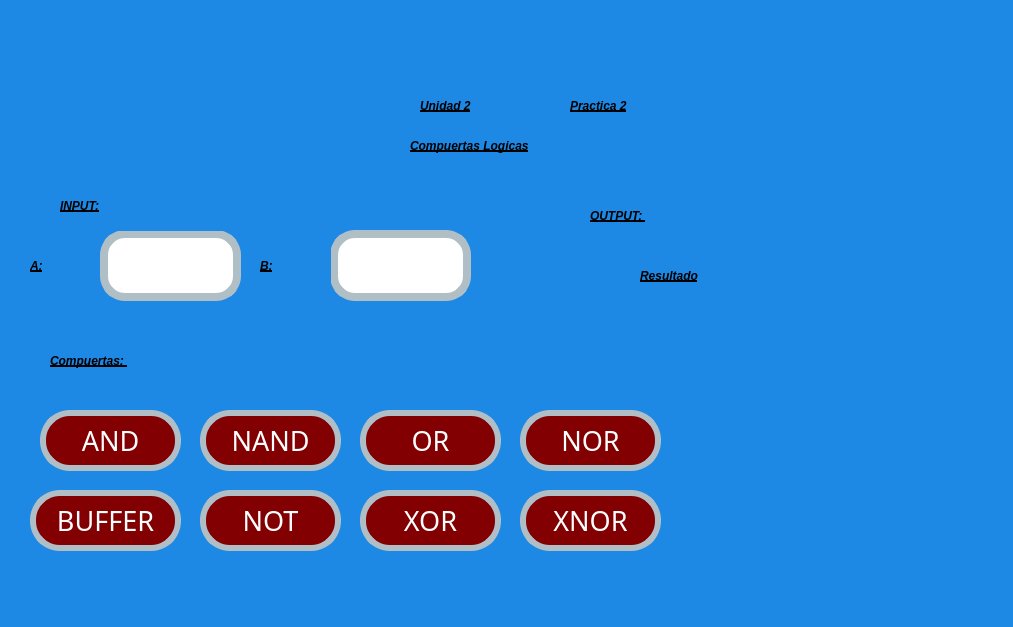
<?xml version="1.0" encoding="UTF-8"?>
<ui version="4.0">
 <class>MainWindow</class>
 <widget class="QMainWindow" name="MainWindow">
  <property name="geometry">
   <rect>
    <x>0</x>
    <y>0</y>
    <width>1013</width>
    <height>627</height>
   </rect>
  </property>
  <property name="windowTitle">
   <string>MainWindow</string>
  </property>
  <property name="styleSheet">
   <string notr="true">background-color: #1E88E5 </string>
  </property>
  <widget class="QWidget" name="centralwidget">
   <widget class="QLineEdit" name="lineEdit_A">
    <property name="geometry">
     <rect>
      <x>100</x>
      <y>230</y>
      <width>141</width>
      <height>71</height>
     </rect>
    </property>
    <property name="styleSheet">
     <string notr="true">background-color:rgb(255, 255, 255);
color:rgb(0, 0, 0);
border-radius:25px;
border:8px solid #B0BEC5;
font: 75 16pt &quot;MS Shell Dlg 2&quot;;
</string>
    </property>
   </widget>
   <widget class="QLabel" name="lbl_titulo">
    <property name="geometry">
     <rect>
      <x>410</x>
      <y>130</y>
      <width>311</width>
      <height>31</height>
     </rect>
    </property>
    <property name="styleSheet">
     <string notr="true">text-decoration: underline;
font: 20pt &quot;Forte&quot;;
color:rgb(0, 0, 0);
border-radius: 10px;
font-weight: bold;
font-style: italic;</string>
    </property>
    <property name="text">
     <string>Compuertas Logicas</string>
    </property>
   </widget>
   <widget class="QLabel" name="lbl_Practica2">
    <property name="geometry">
     <rect>
      <x>570</x>
      <y>90</y>
      <width>161</width>
      <height>31</height>
     </rect>
    </property>
    <property name="styleSheet">
     <string notr="true">text-decoration: underline;
font: 20pt &quot;Forte&quot;;
color:rgb(0, 0, 0);
border-radius: 10px;
font-weight: bold;
font-style: italic;</string>
    </property>
    <property name="text">
     <string>Practica 2</string>
    </property>
   </widget>
   <widget class="QLabel" name="lbl_imagenUat">
    <property name="geometry">
     <rect>
      <x>20</x>
      <y>10</y>
      <width>331</width>
      <height>121</height>
     </rect>
    </property>
    <property name="styleSheet">
     <string notr="true"/>
    </property>
    <property name="text">
     <string/>
    </property>
    <property name="pixmap">
     <pixmap resource="../../Archivos/Recursos.qrc">:/Logos/Archivos/log_uat_nuevo.png</pixmap>
    </property>
    <property name="scaledContents">
     <bool>true</bool>
    </property>
   </widget>
   <widget class="QLabel" name="lbl_Unidad2">
    <property name="geometry">
     <rect>
      <x>420</x>
      <y>90</y>
      <width>141</width>
      <height>31</height>
     </rect>
    </property>
    <property name="styleSheet">
     <string notr="true">text-decoration: underline;
font: 20pt &quot;Forte&quot;;
color:rgb(0, 0, 0);
border-radius: 10px;
font-weight: bold;
font-style: italic;</string>
    </property>
    <property name="text">
     <string>Unidad 2</string>
    </property>
   </widget>
   <widget class="QLabel" name="lbl_imagenFi">
    <property name="geometry">
     <rect>
      <x>790</x>
      <y>10</y>
      <width>211</width>
      <height>141</height>
     </rect>
    </property>
    <property name="styleSheet">
     <string notr="true"/>
    </property>
    <property name="text">
     <string/>
    </property>
    <property name="pixmap">
     <pixmap resource="../../Archivos/Recursos.qrc">:/Logos/Archivos/FIT_logo_vertical.png</pixmap>
    </property>
    <property name="scaledContents">
     <bool>true</bool>
    </property>
   </widget>
   <widget class="QLabel" name="lbl_Compuerta">
    <property name="geometry">
     <rect>
      <x>50</x>
      <y>320</y>
      <width>241</width>
      <height>81</height>
     </rect>
    </property>
    <property name="styleSheet">
     <string notr="true">text-decoration: underline;
font: 20pt &quot;Forte&quot;;
color:rgb(0, 0, 0);
border-radius: 10px;
font-weight: bold;
font-style: italic;</string>
    </property>
    <property name="text">
     <string>Compuertas: </string>
    </property>
   </widget>
   <widget class="QLabel" name="lbl_Resultado">
    <property name="geometry">
     <rect>
      <x>640</x>
      <y>230</y>
      <width>331</width>
      <height>91</height>
     </rect>
    </property>
    <property name="styleSheet">
     <string notr="true">text-decoration: underline;
font: 20pt &quot;Forte&quot;;
color:rgb(0, 0, 0);
border-radius: 10px;
font-weight: bold;
font-style: italic;</string>
    </property>
    <property name="text">
     <string>Resultado</string>
    </property>
   </widget>
   <widget class="QPushButton" name="btn_and">
    <property name="geometry">
     <rect>
      <x>40</x>
      <y>410</y>
      <width>141</width>
      <height>61</height>
     </rect>
    </property>
    <property name="font">
     <font>
      <family>Forte</family>
      <pointsize>20</pointsize>
      <weight>50</weight>
      <italic>false</italic>
      <bold>false</bold>
     </font>
    </property>
    <property name="styleSheet">
     <string notr="true">font: 20pt &quot;Forte&quot;;
background-color: rgb(130, 0, 2);
color: rgb(255, 255, 255);
border-radius:30px;
border:6px solid #B0BEC5;</string>
    </property>
    <property name="text">
     <string>AND</string>
    </property>
   </widget>
   <widget class="QPushButton" name="btn_nand">
    <property name="geometry">
     <rect>
      <x>200</x>
      <y>410</y>
      <width>141</width>
      <height>61</height>
     </rect>
    </property>
    <property name="font">
     <font>
      <family>Forte</family>
      <pointsize>20</pointsize>
      <weight>50</weight>
      <italic>false</italic>
      <bold>false</bold>
     </font>
    </property>
    <property name="styleSheet">
     <string notr="true">font: 20pt &quot;Forte&quot;;
background-color: rgb(130, 0, 2);
color: rgb(255, 255, 255);
border-radius:30px;
border:6px solid #B0BEC5;</string>
    </property>
    <property name="text">
     <string>NAND</string>
    </property>
   </widget>
   <widget class="QPushButton" name="btn_or">
    <property name="geometry">
     <rect>
      <x>360</x>
      <y>410</y>
      <width>141</width>
      <height>61</height>
     </rect>
    </property>
    <property name="font">
     <font>
      <family>Forte</family>
      <pointsize>20</pointsize>
      <weight>50</weight>
      <italic>false</italic>
      <bold>false</bold>
     </font>
    </property>
    <property name="styleSheet">
     <string notr="true">font: 20pt &quot;Forte&quot;;
background-color: rgb(130, 0, 2);
color: rgb(255, 255, 255);
border-radius:30px;
border:6px solid #B0BEC5;</string>
    </property>
    <property name="text">
     <string>OR</string>
    </property>
   </widget>
   <widget class="QPushButton" name="btn_xnor">
    <property name="geometry">
     <rect>
      <x>520</x>
      <y>490</y>
      <width>141</width>
      <height>61</height>
     </rect>
    </property>
    <property name="font">
     <font>
      <family>Forte</family>
      <pointsize>20</pointsize>
      <weight>50</weight>
      <italic>false</italic>
      <bold>false</bold>
     </font>
    </property>
    <property name="styleSheet">
     <string notr="true">font: 20pt &quot;Forte&quot;;
background-color: rgb(130, 0, 2);
color: rgb(255, 255, 255);
border-radius:30px;
border:6px solid #B0BEC5;</string>
    </property>
    <property name="text">
     <string>XNOR</string>
    </property>
   </widget>
   <widget class="QPushButton" name="btn_not">
    <property name="geometry">
     <rect>
      <x>200</x>
      <y>490</y>
      <width>141</width>
      <height>61</height>
     </rect>
    </property>
    <property name="font">
     <font>
      <family>Forte</family>
      <pointsize>20</pointsize>
      <weight>50</weight>
      <italic>false</italic>
      <bold>false</bold>
     </font>
    </property>
    <property name="styleSheet">
     <string notr="true">font: 20pt &quot;Forte&quot;;
background-color: rgb(130, 0, 2);
color: rgb(255, 255, 255);
border-radius:30px;
border:6px solid #B0BEC5;</string>
    </property>
    <property name="text">
     <string>NOT</string>
    </property>
   </widget>
   <widget class="QPushButton" name="btn_nor">
    <property name="geometry">
     <rect>
      <x>520</x>
      <y>410</y>
      <width>141</width>
      <height>61</height>
     </rect>
    </property>
    <property name="font">
     <font>
      <family>Forte</family>
      <pointsize>20</pointsize>
      <weight>50</weight>
      <italic>false</italic>
      <bold>false</bold>
     </font>
    </property>
    <property name="styleSheet">
     <string notr="true">font: 20pt &quot;Forte&quot;;
background-color: rgb(130, 0, 2);
color: rgb(255, 255, 255);
border-radius:30px;
border:6px solid #B0BEC5;</string>
    </property>
    <property name="text">
     <string>NOR</string>
    </property>
   </widget>
   <widget class="QPushButton" name="btn_xor">
    <property name="geometry">
     <rect>
      <x>360</x>
      <y>490</y>
      <width>141</width>
      <height>61</height>
     </rect>
    </property>
    <property name="font">
     <font>
      <family>Forte</family>
      <pointsize>20</pointsize>
      <weight>50</weight>
      <italic>false</italic>
      <bold>false</bold>
     </font>
    </property>
    <property name="styleSheet">
     <string notr="true">font: 20pt &quot;Forte&quot;;
background-color: rgb(130, 0, 2);
color: rgb(255, 255, 255);
border-radius:30px;
border:6px solid #B0BEC5;</string>
    </property>
    <property name="text">
     <string>XOR</string>
    </property>
   </widget>
   <widget class="QLineEdit" name="lineEdit_B">
    <property name="geometry">
     <rect>
      <x>330</x>
      <y>230</y>
      <width>141</width>
      <height>71</height>
     </rect>
    </property>
    <property name="styleSheet">
     <string notr="true">background-color:rgb(255, 255, 255);
color:rgb(0, 0, 0);
border-radius:25px;
border:8px solid #B0BEC5;
font: 75 16pt &quot;MS Shell Dlg 2&quot;;
</string>
    </property>
   </widget>
   <widget class="QLabel" name="lbl_imagenGatos_2">
    <property name="geometry">
     <rect>
      <x>690</x>
      <y>380</y>
      <width>311</width>
      <height>171</height>
     </rect>
    </property>
    <property name="styleSheet">
     <string notr="true"/>
    </property>
    <property name="text">
     <string/>
    </property>
    <property name="pixmap">
     <pixmap resource="../../Archivos/Recursos.qrc">:/Logos/Archivos/export202502092301563482.png</pixmap>
    </property>
    <property name="scaledContents">
     <bool>true</bool>
    </property>
   </widget>
   <widget class="QPushButton" name="btn_buffer">
    <property name="geometry">
     <rect>
      <x>30</x>
      <y>490</y>
      <width>151</width>
      <height>61</height>
     </rect>
    </property>
    <property name="font">
     <font>
      <family>Forte</family>
      <pointsize>20</pointsize>
      <weight>50</weight>
      <italic>false</italic>
      <bold>false</bold>
     </font>
    </property>
    <property name="styleSheet">
     <string notr="true">font: 20pt &quot;Forte&quot;;
background-color: rgb(130, 0, 2);
color: rgb(255, 255, 255);
border-radius:30px;
border:6px solid #B0BEC5;</string>
    </property>
    <property name="text">
     <string>BUFFER</string>
    </property>
   </widget>
   <widget class="QLabel" name="lbl_INPUT">
    <property name="geometry">
     <rect>
      <x>60</x>
      <y>180</y>
      <width>241</width>
      <height>51</height>
     </rect>
    </property>
    <property name="styleSheet">
     <string notr="true">text-decoration: underline;
font: 20pt &quot;Forte&quot;;
color:rgb(0, 0, 0);
border-radius: 10px;
font-weight: bold;
font-style: italic;</string>
    </property>
    <property name="text">
     <string>INPUT:</string>
    </property>
   </widget>
   <widget class="QLabel" name="lbl_A">
    <property name="geometry">
     <rect>
      <x>30</x>
      <y>240</y>
      <width>61</width>
      <height>51</height>
     </rect>
    </property>
    <property name="styleSheet">
     <string notr="true">text-decoration: underline;
font: 20pt &quot;Forte&quot;;
color:rgb(0, 0, 0);
border-radius: 10px;
font-weight: bold;
font-style: italic;</string>
    </property>
    <property name="text">
     <string>A:</string>
    </property>
   </widget>
   <widget class="QLabel" name="lbl_B">
    <property name="geometry">
     <rect>
      <x>260</x>
      <y>240</y>
      <width>71</width>
      <height>51</height>
     </rect>
    </property>
    <property name="styleSheet">
     <string notr="true">text-decoration: underline;
font: 20pt &quot;Forte&quot;;
color:rgb(0, 0, 0);
border-radius: 10px;
font-weight: bold;
font-style: italic;</string>
    </property>
    <property name="text">
     <string>B:</string>
    </property>
   </widget>
   <widget class="QLabel" name="lbl_OUTPUT">
    <property name="geometry">
     <rect>
      <x>590</x>
      <y>190</y>
      <width>171</width>
      <height>51</height>
     </rect>
    </property>
    <property name="styleSheet">
     <string notr="true">text-decoration: underline;
font: 20pt &quot;Forte&quot;;
color:rgb(0, 0, 0);
border-radius: 10px;
font-weight: bold;
font-style: italic;</string>
    </property>
    <property name="text">
     <string>OUTPUT: </string>
    </property>
   </widget>
  </widget>
  <widget class="QMenuBar" name="menubar">
   <property name="geometry">
    <rect>
     <x>0</x>
     <y>0</y>
     <width>1013</width>
     <height>26</height>
    </rect>
   </property>
  </widget>
  <widget class="QStatusBar" name="statusbar"/>
 </widget>
 <resources>
  <include location="../../Archivos/Recursos.qrc"/>
  <include location="../Recursos.qrc"/>
 </resources>
 <connections/>
</ui>
